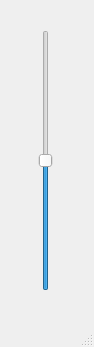
<?xml version="1.0" encoding="UTF-8"?>
<ui version="4.0">
 <class>MainWindow</class>
 <widget class="QMainWindow" name="MainWindow">
  <property name="geometry">
   <rect>
    <x>0</x>
    <y>0</y>
    <width>94</width>
    <height>347</height>
   </rect>
  </property>
  <property name="windowTitle">
   <string>MainWindow</string>
  </property>
  <widget class="QWidget" name="centralwidget">
   <widget class="QSlider" name="flowRate">
    <property name="geometry">
     <rect>
      <x>0</x>
      <y>30</y>
      <width>91</width>
      <height>261</height>
     </rect>
    </property>
    <property name="minimum">
     <number>-100</number>
    </property>
    <property name="maximum">
     <number>100</number>
    </property>
    <property name="orientation">
     <enum>Qt::Vertical</enum>
    </property>
   </widget>
  </widget>
  <widget class="QMenuBar" name="menubar">
   <property name="geometry">
    <rect>
     <x>0</x>
     <y>0</y>
     <width>94</width>
     <height>22</height>
    </rect>
   </property>
  </widget>
  <widget class="QStatusBar" name="statusbar"/>
 </widget>
 <resources/>
 <connections/>
</ui>
